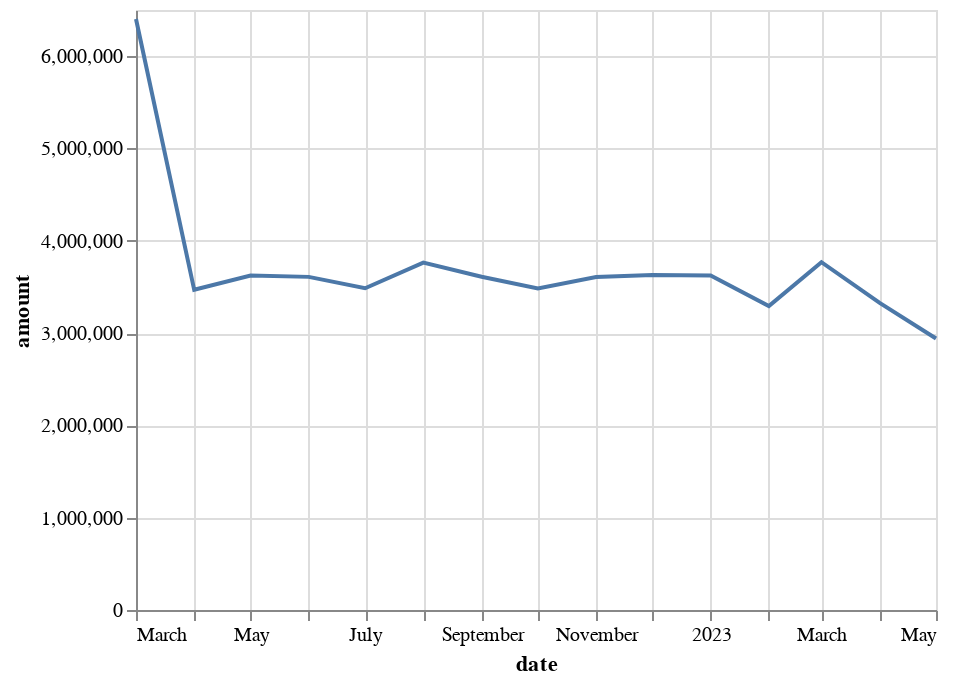

The code cell stored with this chart in its notebook:
### Code cell
alt.Chart(df2).mark_line().encode(
    x='date:T',
    y='amount:Q'
)

### Figure 1 — Vega-Lite specification as saved in the notebook (floating-point values rounded to 4 significant figures)
{"config": {"view": {"continuousWidth": 400, "continuousHeight": 300}}, "data": {"name": "data-9187a0e980483b5682e9376b367b9e56"}, "mark": "line", "encoding": {"x": {"field": "date", "type": "temporal"}, "y": {"field": "amount", "type": "quantitative"}}, "$schema": "https://vega.github.io/schema/vega-lite/v4.17.0.json", "datasets": {"data-9187a0e980483b5682e9376b367b9e56": [{"date": "2022-03-01", "amount": 6403000.0}, {"date": "2022-04-01", "amount": 3469000.0}, {"date": "2022-05-01", "amount": 3623000.0}, {"date": "2022-06-01", "amount": 3609000.0}, {"date": "2022-07-01", "amount": 3486000.0}, {"date": "2022-08-01", "amount": 3764000.0}, {"date": "2022-09-01", "amount": 3611000.0}, {"date": "2022-10-01", "amount": 3483000.0}, {"date": "2022-11-01", "amount": 3607000.0}, {"date": "2022-12-01", "amount": 3628000.0}, {"date": "2023-01-01", "amount": 3623000.0}, {"date": "2023-02-01", "amount": 3293000.0}, {"date": "2023-03-01", "amount": 3768000.0}, {"date": "2023-04-01", "amount": 3327000.0}, {"date": "2023-05-01", "amount": 2941000.0}]}}
